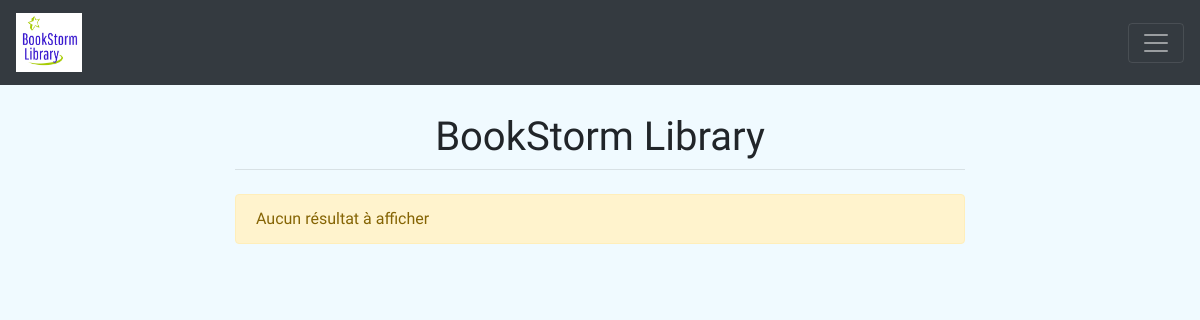
/polls/, run on an earlier commit of the app's database.
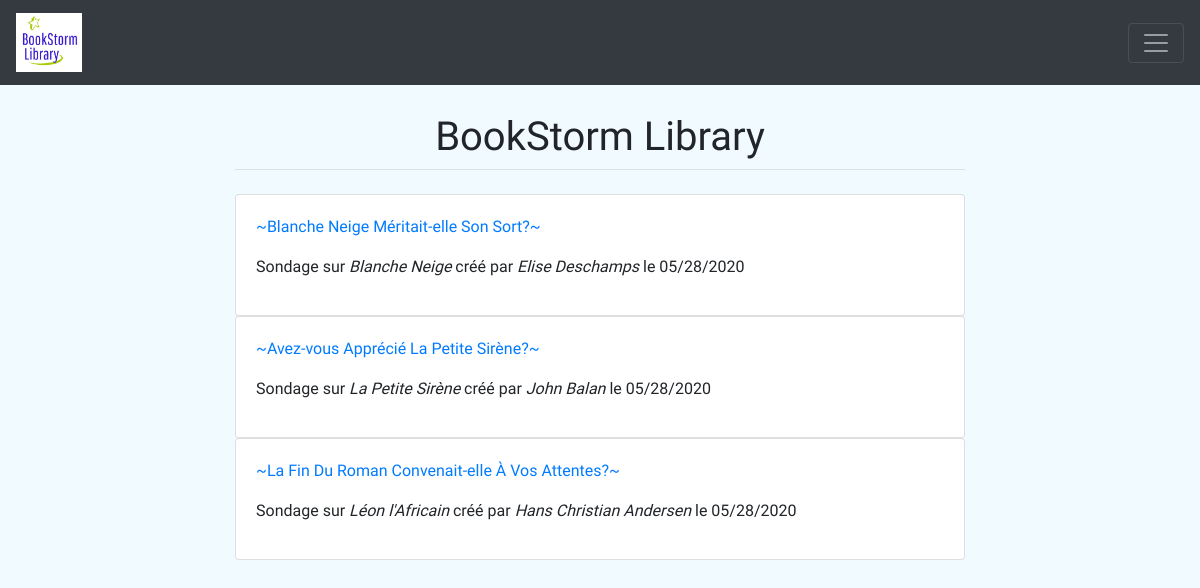
And on a later commit of the database.
### polls/models.py (models this page shows, shortened)
class Poll(models.Model):
    question        = models.TextField()
    poller          = models.ForeignKey(Account, on_delete=models.PROTECT, limit_choices_to={'is_author': True}) #prevents referenced object from being deleted
    create_stamp    = models.DateField(auto_now_add=True)
    book            = models.ForeignKey(Book, on_delete=models.PROTECT)
    is_active       = models.BooleanField(default=True)
    def get_absolute_url(self):
        return reverse("poll-detail", kwargs={"pk": self.pk})

### books/models.py (models this page shows, shortened)
class Book(models.Model): #() indicate inheritance
	title				= models.CharField(max_length=120)
	summary 			= models.TextField()
	author				= models.ForeignKey(Account, on_delete=models.CASCADE, limit_choices_to={'is_author': True}) # possible values of on_delete: [CASCADE, PROTECT, SET_NULL, SET_DEFAULT, SET(value)]
	publication_date	= models.DateField()
	create_stamp        = models.DateField(auto_now_add=True)
	categories			= models.ManyToManyField(Category) # ManyToMany relationship with the Category model class
	price				= models.DecimalField(max_digits = 5, decimal_places = 2)
	nb_likes			= models.IntegerField(default=0, editable=False)
	def __str__(self):
		return self.title # toString method ==> print(obj)

### accounts/models.py (models this page shows, shortened)
class Account(AbstractUser):
    is_author	= models.BooleanField(default=False)
    def __str__(self):
        if self.first_name is None or not self.first_name: #no null in python, use None instead
            return self.username
        else:
            return self.get_full_name()

### polls/views.py (the view)
# urls.py: path('', PollListView.as_view(), name='poll-list'), # path(route, view, kwargs, name)
class PollListView(ListView):
    template_name = 'polls/poll_list.html'
    queryset      = Poll.objects.filter(is_active=True).all()
    model         = Poll

### polls/templatetags/polls_extras.py (called while the page is built)
@register.filter
def format_poll(sentence):
    return "~" + string.capwords(sentence) + "~"

### polls/templates/polls/poll_list.html
{% extends 'base.html' %}
{% block content %}
{% load polls_extras %}
    {% for object in object_list %}
        <div class="card">
            <div class="card-body">
                <p><a href="{{ object.get_absolute_url }}">{{ object.question|format_poll }}</a></p>
                <p>Sondage sur <em>{{ object.book }}</em> créé par <em>{{ object.poller }}</em> le {{ object.create_stamp|date:"SHORT_DATE_FORMAT" }}</p>
            </div>
        </div>
        {% empty %}
            <div class="alert alert-warning">
                Aucun résultat à afficher
            </div>
    {% endfor %}
{% endblock %}

### pages/templates/base.html (shortened to what this page needs)
<!DOCTYPE html>
<html lang="en">
  <head>
    <link rel="stylesheet" href="https://stackpath.bootstrapcdn.com/bootstrap/4.1.3/css/bootstrap.min.css">
  </head>
  <body style="margin-bottom: 40px; background-color: #f0faff">
    {% include 'navbar.html' %}
    <div class="container" style="margin-top: 20px">
      <div class="row justify-content-center">
        <div class="col-8">
          <h1 class="mt-2 text-center" style="font-family: 'Bad Script', cursive;">BookStorm Library</h1>
          <hr class="mt-0 mb-4">
          {% block content %}
          {% endblock %}
        </div>
      </div>
    </div>
  </body>
</html>

### pages/templates/navbar.html (shortened to what this page needs)
<nav class="navbar navbar-dark bg-dark text-light">
  <a class="navbar-brand" href="{% url 'index' %}"><img src="/static/images/logo.png" alt="Logo" width="30%"></a>
  <button class="navbar-toggler" type="button" data-toggle="collapse" data-target="#navbarNav" aria-controls="navbarNav" aria-expanded="false" aria-label="Toggle navigation">
    <span class="navbar-toggler-icon"></span>
  </button>
</nav>

### pages/templates/base.html (style rules this page uses)
body { font-family: 'Dosis', sans-serif; }

What changed in the data, as far as the page shows it:
added Poll: question "~Blanche Neige Méritait-elle Son Sort?~", book "Blanche Neige", poller "Elise Deschamps", create_stamp "05/28/2020"
added Poll: question "~Avez-vous Apprécié La Petite Sirène?~", book "La Petite Sirène", poller "John Balan", create_stamp "05/28/2020"
added Poll: question "~La Fin Du Roman Convenait-elle À Vos Attentes?~", book "Léon l'Africain", poller "Hans Christian Andersen", create_stamp "05/28/2020"
Also different on the page:
text no longer shown: "Aucun résultat à afficher"
